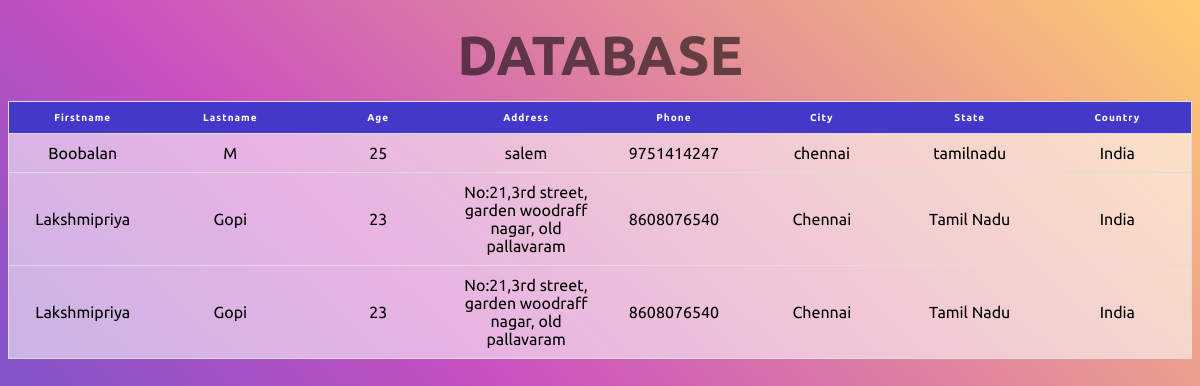
Screenshot of /Database2/ with the database file from the repository.
### APP/models.py (models this page shows)
class UserPersonalModel(models.Model):
    firstname = models.CharField(max_length=100)
    lastname = models.CharField(max_length=100)
    age = models.IntegerField()
    address = models.TextField(null=True, blank=True)
    phone = models.IntegerField()
    city = models.CharField(max_length=100)
    state = models.CharField(max_length=100)
    country = models.CharField(max_length=100)

### APP/views.py (the view)
# urls.py: path('Database2/', views.Database2, name='Database2'),
def Database2(request):
    models = UserPersonalModel.objects.all()
    return render(request, 'Database2.html', {'models':models})

### APP/templates/Database2.html (shortened to what this page needs)
<!DOCTYPE html>
<html lang="en">
<head>
</head>
<body>
    <table>
        <caption>DATABASE</caption>
        <thead>
          <tr class="thead">
            <th scope="col">firstname</th>
            <th scope="col">lastname</th>
            <th scope="col">age</th>
            <th scope="col">address</th>
            <th scope="col">phone</th>
            <th scope="col">city</th>
            <th scope="col">state</th>
            <th scope="col">country</th>
          </tr>
        </thead>
        <tbody>
          {% for model in models %}
          <tr>
            <td data-label="name">{{ model.firstname }}</td>
            <td data-label="name">{{ model.lastname }}</td>
            <td data-label="name">{{ model.age }}</td>
            <td data-label="name">{{ model.address }}</td>
            <td data-label="name">{{ model.phone }}</td>
            <td data-label="name">{{ model.city }}</td>
            <td data-label="name">{{ model.state }}</td>
            <td data-label="name">{{ model.country }}</td>
          </tr>
          {% endfor %}
        </tbody>
      </table>
</body>
</html>

### APP/templates/Database2.html (style rules this page uses)
* { font-family: 'Ubuntu', sans-serif; }
body { height:98vh; background-color: #4158D0; background-image: linear-gradient(43deg, #4158D0 0%, #C850C0 46%, #FFCC70 100%); font-family: 'Ubuntu', sans-serif; background-position:center center; }
table { border-collapse: collapse; margin: 0 auto; padding: 0; width: 100%; table-layout: fixed; }
table caption { font-family: 'Ubuntu', sans-serif; font-size: 55px; font-weight:700; color:#00000090; padding: 15px; }
table tr { background-color: #ffffff90; border: 1px solid #ddd; padding: 10px; }
.thead { background-color: rgb(67 56 202); color:#fff; }
table th, table td { padding: 10px; text-align: center; }
table th { font-size: 10px; letter-spacing: .1em; text-transform: capitalize; }

### rows the page displays
UserPersonalModel: firstname "Boobalan", lastname "M", age "25", address "salem", phone "9751414247", city "chennai", state "tamilnadu", country "India"
UserPersonalModel: firstname "Lakshmipriya", lastname "Gopi", age "23", address "No:21,3rd street, garden woodraff nagar, old pallavaram", phone "8608076540", city "Chennai", state "Tamil Nadu", country "India"
UserPersonalModel: firstname "Lakshmipriya", lastname "Gopi", age "23", address "No:21,3rd street, garden woodraff nagar, old pallavaram", phone "8608076540", city "Chennai", state "Tamil Nadu", country "India"
